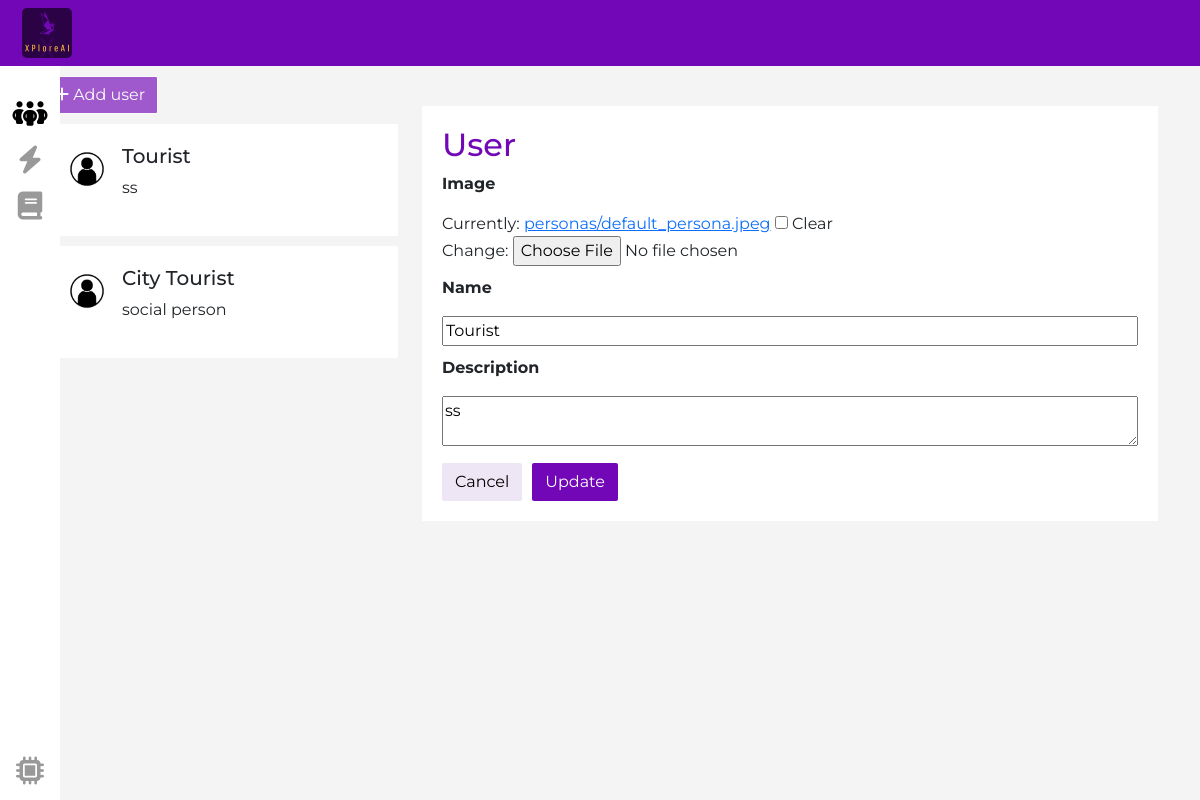
/fdd_app/persona=38/update_persona, run on the app's committed database.
### fdd_app/models.py (models this page shows)
class Persona(models.Model):
  image = models.ImageField(upload_to='personas/', default='personas/default_persona.jpeg')
  name = models.CharField(max_length=100, blank=True)
  description = models.TextField(blank=True)

### fdd_app/views.py (the view)
# urls.py: path('persona=<int:persona_id>/update_persona', views.update_persona, name='update_persona'),
def update_persona(request, persona_id):
  lastest_persona = Persona.objects.latest('id')
  latest_scenario = Scenario.objects.earliest('id')
  persona = get_object_or_404(Persona, id = persona_id)
  personas = Persona.objects.all().order_by('-id')
  scenario = Scenario.objects.earliest('id')
  persona_form = PersonaForm(request.POST or None, instance = persona)
  scenario_form = ScenarioForm(request.POST)
  if persona_form.is_valid():
    persona_form.save()
    return redirect('/fdd_app/persona={}/create_scenarios'.format(persona_id))
  return render(request, "fdd_app/update_persona.html",
    {
    'latest_persona': lastest_persona,
    'latest_scenario': latest_scenario,
    'persona_form': persona_form,
    'scenario_form': scenario_form,
    'personas': personas,
    'persona':persona,
    'scenario': scenario
    })

### fdd_app/forms.py
class PersonaForm(forms.ModelForm):
  image = forms.ImageField(label="", required=False)
  description = forms.CharField(widget=forms.Textarea(attrs={'onkeyup': 'showDescription();'}), label="", required=False)
  name = forms.CharField(widget=forms.TextInput(attrs={'onkeyup': 'showName();'}))
  class Meta:
    model = Persona
    fields = '__all__'
  """
  def __init__(self, *args, **kwargs):
    super().__init__(*args, **kwargs)
    self.fields['scenario'].queryset = Scenario.objects.none()
  """

class ScenarioForm(forms.ModelForm):
  description = forms.CharField(widget=forms.TextInput(attrs={'placeholder': 'Scenario'}), label="", required=False)
  class Meta:
    model = Scenario
    exclude = ['persona']

### fdd_app/templates/fdd_app/update_persona.html (shortened to what this page needs)
<!DOCTYPE html>
<html lang="en">
<head>
  {% load static %}
  <link rel="stylesheet" type="text/css" href="{% static 'fdd_app/css/style.css' %}">
  <link href="https://cdn.jsdelivr.net/npm/bootstrap@5.2.0-beta1/dist/css/bootstrap.min.css" rel="stylesheet">
</head>
<body class="font greybackground">
      <nav class="main-menu side-nav sticky">
            <ul>
                <li>
                    <a class="margin-top-extra-large margin-bottom-small" href="/fdd_app/persona={{persona.id}}/create_scenarios">
                        <i class="fa-solid fa-people-group fa-2x icon-nav active-nav"></i>
                    </a>
                </li>
                <li class="has-subnav">
                    <a class="margin-bottom-small" href="/fdd_app/persona={{scenario.persona.id}}/scenario={{scenario.id}}/samples">
                        <i class="fa-solid fa-bolt fa-2x icon-nav font-2em"></i>
                    </a>
                </li>
              <li class="has-subnav">
                    <a href="/fdd_app/failure_analysis">
                        <i class="fa-solid fa-book fa-2x icon-nav font-2em"></i>
                    </a>
                </li>
            </ul>
            <ul class="logout">
                <li>
                   <a href="#">
                        <i class="fa-solid fa-microchip fa-2x icon-nav font-2em"></i>
                    </a>
                </li>
            </ul>
        </nav>
  <nav class="navbar navbar-expand-lg">
    <div class="container-fluid">
      <img class="logo" src="/media/logo/xploreai.png" alt="XploreAI">
    </div>
  </nav>
  <div class="container">
    <div class="row">
      <div class="col-4">
        <a class="btn primary margin-top-small margin-bottom-small disabled" href=""><i class="fa-solid fa-plus disabled"></i> Add user</a>
        {% for p in personas %}
          <div class="{% if p.id == persona.id %}active_card mycard{% else %}mycard{%endif%} margin-bottom-small position-relative d-flex ">
            <img class="thumb margin-right-small" src="{{p.image.url}}" alt="/media/personas/default_persona.jpeg">
            <div>
              <h5 id="{% if p.id == persona.id %}name{%endif%}">{{p.name}}</h5>
              <p id="{% if p.id == persona.id %}description{%endif%}">{{p.description}}</p>
            </div>
          </div>
        {% endfor %}
      </div>
      <div class="col-8">
        <div class="whitebackground margin-top-large padding20px">
          <div class="d-flex justify-content-between">
            <h2 class="purple-color">User</h2>
          </div>
          <div class="d-flex">
            <form class="width100" method="POST">
              <p><strong>Image</strong></p>
              {{persona_form.image}}
              <p class="margin-top-small"><strong>Name</strong></p>
              {{persona_form.name}}
              <p class="margin-top-small"><strong>Description</strong></p>
              {{persona_form.description}}
              <div class="d-flex margin-top-small">
                <input class="btn secondary margin-right-small" type="button" value="Cancel" onclick="history.back()">
                <input class="btn primary" type="submit" value="Update">
              </div>
            </form>
          </div>
        </div>
        </div> <! -- END RIGHT -->
    </div> <! -- END ROW -->
  </div> <! -- END CONTAINER -->
</body>
</html>

### fdd_app/static/fdd_app/css/style.css (style rules this page uses)
:root { --purple: #7207B7; --white: #ffffff; --gold: #ECA355; --lightgold: rgba(236, 163, 85, 0.2); --light: #F9FAFB; --lightpurple: #efe6f5; --black: #000000; --red: red; --yellow: yellow; --green: green; --blue: blue; --pink: #BB657B; --grey: #f4f4f4; --darkpurple: #2b0245; --disabled: #A05BCD; }
#id_name { width: 100%; }
body.font { font-family: 'Montserrat', sans-serif; }
.greybackground { background-color: var(--grey); }
a.disabled { pointer-events: none; cursor: default; }
.mycard { border-radius: 2px; padding: 20px; background-color: white; }
.width100 { width: 100%; }
.thumb { max-height: 50px; width: auto; border-radius: 2px; }
#id_description { width: 100%; height: 50px; }
.purple-color { color: var(--purple); }
.primary { background-color: var(--purple) !important; color: var(--white) !important; }
.secondary { background-color: var(--lightpurple) !important; color: var(--black) !important; }
.btn { border-radius: 2px !important; }
.padding20px { padding: 20px !important; }
.margin-bottom-small { margin-bottom: 10px; }
.margin-top-extra-large { margin-top: 100px; }
.margin-top-large { margin-top: 40px !important; }
.margin-top-small { margin-top: 10px !important; }
.margin-right-small { margin-right: 10px; }
.logo { border-radius: 5px; height: 50px; }
.navbar { position: absolute; background-color: var(--purple); padding-left: 10px !important; padding-right: 10px !important; z-index: 1000; }
.whitebackground { background-color: white; }
.font-2em { font-size: 2em; }
.icon-nav { font-size: 2em; font-size: 2em; position: relative; display: table-cell; width: 60px; height: 36px; text-align: center; vertical-align: middle; font-size:20px; }
.active-nav { color: black; }
.main-menu { background: var(--white); position:absolute; z-index: 6; top:0; bottom:0; height:100%; left:0; width:60px; overflow:hidden; -webkit-transition:width .05s linear; transition:width .05s linear; -webkit-transform:translateZ(0) scale(1,1); z-index:1000; }
.main-menu>ul { margin:7px 0; }
.main-menu li { position:relative; z-index: 6; display:block; width:250px; }
.main-menu li>a { position:relative; display:table; border-collapse:collapse; border-spacing:0; color:#999; font-family: arial; font-size: 14px; text-decoration:none; -webkit-transform:translateZ(0) scale(1,1); -webkit-transition:all .1s linear; transition:all .1s linear; }
.main-menu>ul.logout { position:absolute; left:0; bottom:0; }
nav ul,nav li { outline:0; margin:0; padding:0; }
.sticky { position: fixed; }

### data on the page
Persona: image (placeholder picture), name "Tourist", description "ss"
Persona: image (placeholder picture), name "City Tourist", description "social person"
